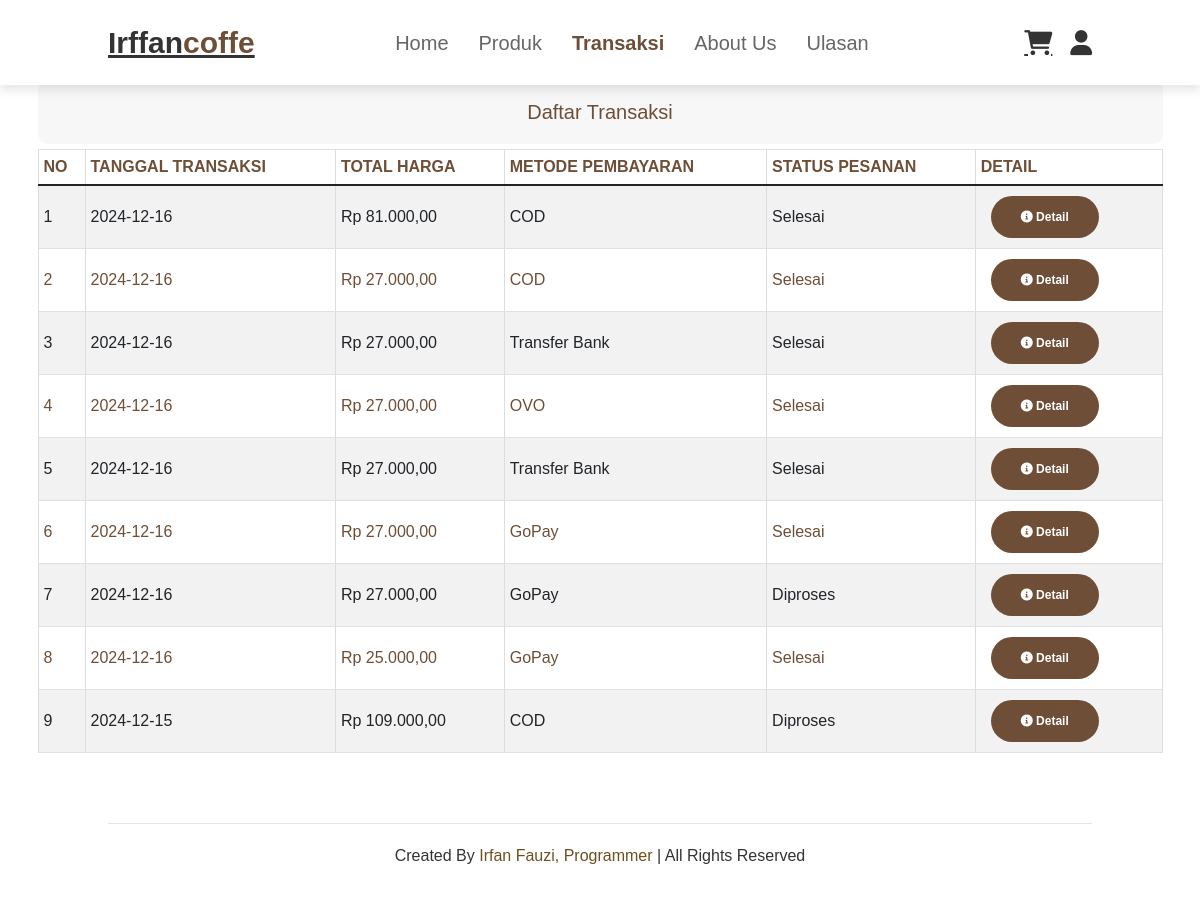
Screenshot of /register/transaksi.php (signed in) with the database file from the repository.
### tables this page shows
CREATE TABLE `transaksi` (
  `id_transaksi` int(11) NOT NULL,
  `id_user` int(11) NOT NULL,
  `tanggal_transaksi` date NOT NULL,
  `total_harga` decimal(10,2) NOT NULL,
  `metode_pembayaran` varchar(50) DEFAULT 'Tunai',
  `status_pesanan` enum('Diproses','Selesai','Dibatalkan') DEFAULT 'Diproses',
  `nomor_meja` varchar(50) DEFAULT NULL
);

### register/transaksi.php (the view, shortened to what this page needs)
<?php
require_once('../config.php');
$idUser = $_SESSION['user_id'];
$query = $db->prepare("SELECT * FROM transaksi WHERE id_user = ? ORDER BY tanggal_transaksi DESC");
$query->execute([$idUser]);
$transaksiList = $query->fetchAll(PDO::FETCH_ASSOC);
?>
<!DOCTYPE html>
<html lang="id">
<head>
  <link rel="stylesheet" href="https://cdnjs.cloudflare.com/ajax/libs/font-awesome/6.6.0/css/all.min.css">
  <link rel="stylesheet" href="boxicons-2.1.4/css/boxicons.min.css">
  <link rel="stylesheet" href="https://cdnjs.cloudflare.com/ajax/libs/remixicon/4.5.0/remixicon.css">
  <link href="https://cdn.jsdelivr.net/npm/bootstrap@5.1.3/dist/css/bootstrap.min.css" rel="stylesheet">
</head>
<body>
<?php include('navbar.php'); ?>
<div class="container my-5">
    <h2>Daftar Transaksi</h2>
    <?php if (count($transaksiList) > 0): ?>
      <div class="table-responsive">
        <table class="table table-bordered table-striped">
          <thead>
            <tr>
              <th>No</th>
              <th>Tanggal Transaksi</th>
              <th>Total Harga</th>
              <th>Metode Pembayaran</th>
              <th>Status Pesanan</th>
              <th>Detail</th>
            </tr>
          </thead>
          <tbody>
            <?php foreach ($transaksiList as $index => $transaksi): ?>
              <tr>
                <td><?= $index + 1 ?></td>
                <td><?= $transaksi['tanggal_transaksi'] ?></td>
                <td>Rp <?= number_format($transaksi['total_harga'], 2, ',', '.') ?></td>
                <td><?= $transaksi['metode_pembayaran'] ?></td>
                <td><?= $transaksi['status_pesanan'] ?></td>
                <td>
                    <a href="#" class="btn-detail" data-bs-toggle="modal" data-bs-target="#modalDetail" onclick="loadDetail(<?= $transaksi['id_transaksi'] ?>)">
                        <i class="fas fa-info-circle"></i> Detail
                    </a>
                </td>
              </tr>
            <?php endforeach; ?>
          </tbody>
        </table>
      </div>
    <?php else: ?>
      <p>Belum ada transaksi yang dilakukan.</p>
    <?php endif; ?>
</div>
<?php include('footer.php'); ?>
</body>
</html>

### register/transaksi.php (style rules this page uses)
.table th, .table td { color: #6f4e37; padding: 12px 15px; text-align: left; vertical-align: middle; border: 1px solid #ddd; }
.table th { background-color: #6f4e37; color: white; font-weight: bold; text-transform: uppercase; }
.table-striped tbody tr:nth-child(odd) { background-color:rgb(255, 255, 255); }
.btn-detail { background-color: #6f4e37; color: white; padding: 12px 30px; border-radius: 30px; font-weight: bold; text-decoration: none; transition: background-color 0.3s ease; font-size: 1.2rem; display: inline-block; margin: 5px 10px; }
.table-responsive { overflow-x: auto; }
h2 { background-color: #f7f7f7; padding: 20px; border-radius: 10px; color: #6f4e37; font-size: 3rem; text-align: center; font-weight: bold; margin-bottom: 10px; }
.table th { color: #6f4e37; }
.container.my-5 { margin-top: 120px; padding-top: 50px; }
.table-responsive { padding-bottom: 30px; }

### register/navbar.php (style rules this page uses)
:root { --pink: #e84393; --dark: #333; --light: #fff; --gray: #999; --brown: #6f4e37; }
* { margin: 0; padding: 0; font-family: Verdana, Geneva, Tahoma, sans-serif; outline: none; text-decoration: none; text-transform: capitalize; transition: .2s linear; }
html { font-size: 62.5%; scroll-behavior: smooth; scroll-padding-top: 6rem; overflow-y: auto; }

### rows the page displays
transaksi: tanggal_transaksi "2024-12-16", total_harga "81.000,00", metode_pembayaran "COD", status_pesanan "Selesai"
transaksi: tanggal_transaksi "2024-12-16", total_harga "27.000,00", metode_pembayaran "COD", status_pesanan "Selesai"
transaksi: tanggal_transaksi "2024-12-16", total_harga "27.000,00", metode_pembayaran "Transfer Bank", status_pesanan "Selesai"
transaksi: tanggal_transaksi "2024-12-16", total_harga "27.000,00", metode_pembayaran "OVO", status_pesanan "Selesai"
transaksi: tanggal_transaksi "2024-12-16", total_harga "27.000,00", metode_pembayaran "Transfer Bank", status_pesanan "Selesai"
transaksi: tanggal_transaksi "2024-12-16", total_harga "27.000,00", metode_pembayaran "GoPay", status_pesanan "Selesai"
transaksi: tanggal_transaksi "2024-12-16", total_harga "27.000,00", metode_pembayaran "GoPay", status_pesanan "Diproses"
transaksi: tanggal_transaksi "2024-12-16", total_harga "25.000,00", metode_pembayaran "GoPay", status_pesanan "Selesai"
transaksi: tanggal_transaksi "2024-12-15", total_harga "109.000,00", metode_pembayaran "COD", status_pesanan "Diproses"
